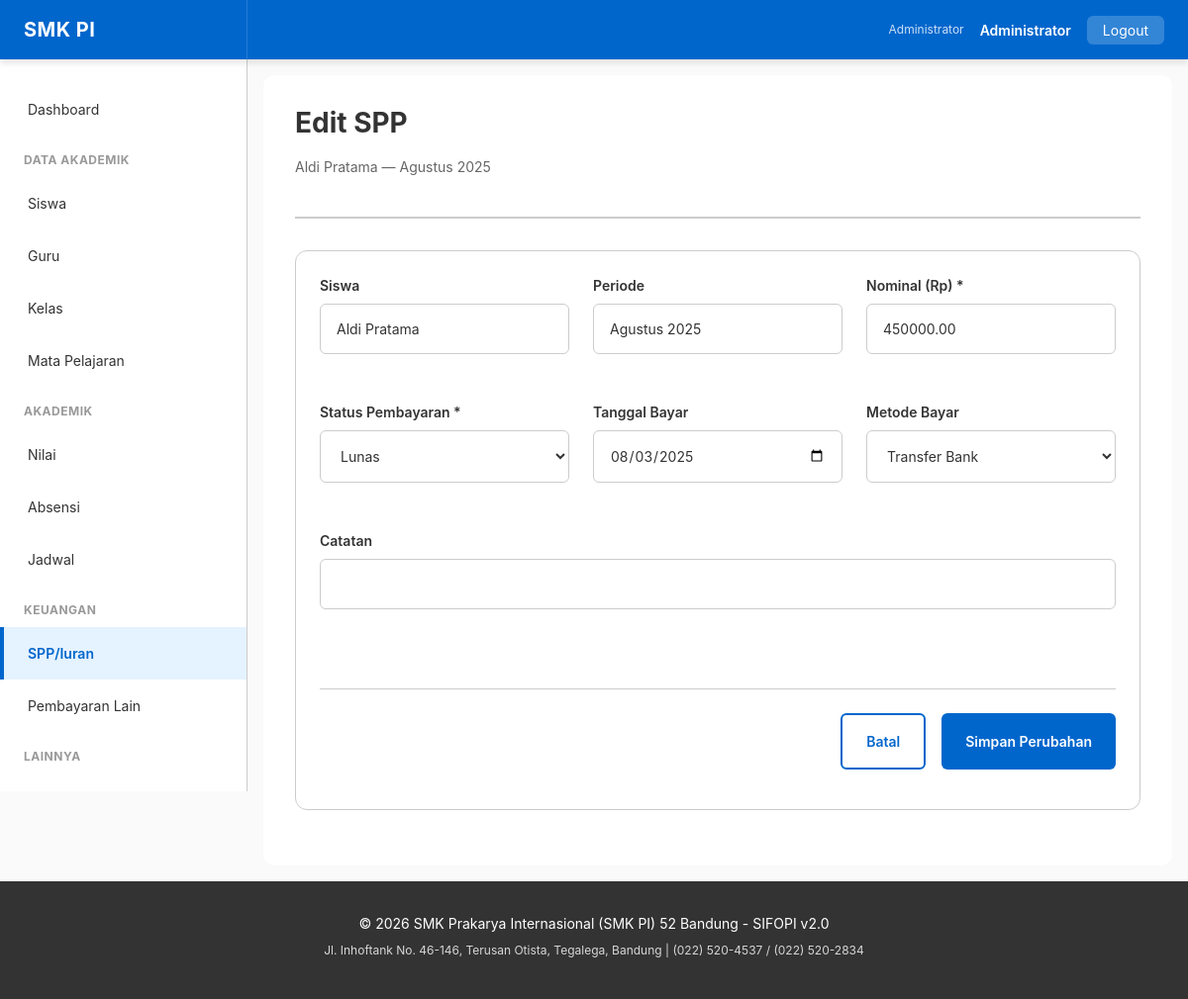
Page /iuran/edit?id=2 (signed in) on the committed database.
### tables this page shows
CREATE TABLE siswa (
    id INT PRIMARY KEY AUTO_INCREMENT,
    user_id INT,
    no_induk VARCHAR(20) NOT NULL UNIQUE,
    nama VARCHAR(100) NOT NULL,
    tgl_lahir DATE,
    jenis_kelamin ENUM('LAKI-LAKI', 'PEREMPUAN'),
    agama VARCHAR(20),
    alamat TEXT,
    no_telepon VARCHAR(20),
    email VARCHAR(100) UNIQUE,
    status ENUM('AKTIF', 'LULUS', 'KELUAR', 'SUSPENDED') DEFAULT 'AKTIF',
    kelas_id INT,
    tahun_ajaran_id INT,
    tanggal_masuk DATE,
    nama_ayah VARCHAR(100),
    nama_ibu VARCHAR(100),
    pekerjaan_ayah VARCHAR(100),
    pekerjaan_ibu VARCHAR(100),
    no_telepon_wali VARCHAR(20),
    nama_wali VARCHAR(100),
    alamat_wali TEXT,
    pekerjaan_wali VARCHAR(100),
    golongan_darah VARCHAR(3),
    anak_ke INT,
    status_anak VARCHAR(20),
    nama_sekolah_asal VARCHAR(100),
    alamat_sekolah_asal TEXT,
    foto VARCHAR(255),
    is_active BOOLEAN DEFAULT true,
    created_at DATETIME DEFAULT CURRENT_TIMESTAMP,
    updated_at DATETIME DEFAULT CURRENT_TIMESTAMP ON UPDATE CURRENT_TIMESTAMP,
    FOREIGN KEY (user_id) REFERENCES user(id) ON DELETE SET NULL,
    FOREIGN KEY (kelas_id) REFERENCES kelas(id),
    FOREIGN KEY (tahun_ajaran_id) REFERENCES tahun_ajaran(id),
    UNIQUE KEY unique_no_induk (no_induk),
    INDEX idx_nama (nama),
    INDEX idx_kelas (kelas_id),
    INDEX idx_status (status),
    INDEX idx_active (is_active)
);

CREATE TABLE spp (
    id INT PRIMARY KEY AUTO_INCREMENT,
    siswa_id INT NOT NULL,
    bulan INT NOT NULL,
    tahun INT NOT NULL,
    nominal DECIMAL(10,2) NOT NULL,
    status ENUM('BELUM_LUNAS', 'LUNAS', 'CICIL') DEFAULT 'BELUM_LUNAS',
    tanggal_bayar DATE,
    metode_bayar VARCHAR(50),
    catatan TEXT,
    created_at DATETIME DEFAULT CURRENT_TIMESTAMP,
    updated_at DATETIME DEFAULT CURRENT_TIMESTAMP ON UPDATE CURRENT_TIMESTAMP,
    FOREIGN KEY (siswa_id) REFERENCES siswa(id) ON DELETE CASCADE,
    UNIQUE KEY unique_spp (siswa_id, bulan, tahun),
    INDEX idx_siswa (siswa_id),
    INDEX idx_status (status),
    INDEX idx_tanggal (tanggal_bayar)
);

### public/index.php (called while the page is built, shortened)
<?php
$configPath = dirname(__DIR__) . '/config';
require_once $configPath . '/database.php';
require_once $configPath . '/helpers.php';
class Router {
    private function render(string $viewPath, array $vars = []): void {
        extract($vars);
        $contentFile = dirname(__DIR__) . '/views/' . $viewPath . '.php';
        include $contentFile;
        include dirname(__DIR__) . '/views/layout/base.php';
    }
    private function db(): Database { return Database::getInstance(); }
    private function id(): int { return (int)($_GET['id'] ?? 0); }
    private function iuranEditForm(): void {
        $spp        = $this->db()->find('spp', $this->id());
        $siswa_list = $this->db()->all('siswa', "status = 'AKTIF' ORDER BY nama");
        $this->render('iuran/edit', compact('spp', 'siswa_list'));
    }
}
(new Router())->route();

### config/database.php (called while the page is built, shortened)
<?php
class Database {
    private static $instance = null;
    private $pdo;
    public static function getInstance(): self {
        if (self::$instance === null) {
            self::$instance = new self();
        }
        return self::$instance;
    }
    private function connect(): void {
        try {
            $host = $_ENV['DB_HOST'] ?? 'localhost';
            $port = $_ENV['DB_PORT'] ?? 3306;
            $dbname = $_ENV['DB_NAME'] ?? 'atol_akademik_smk_pi';
            $user = $_ENV['DB_USER'] ?? 'root';
            $password = $_ENV['DB_PASSWORD'] ?? '';
            $dsn = "mysql:host={$host};port={$port};dbname={$dbname};charset=utf8mb4";
            $this->pdo = new PDO(
                $dsn,
                $user,
                $password,
                [
                    PDO::ATTR_ERRMODE => PDO::ERRMODE_EXCEPTION,
                    PDO::ATTR_DEFAULT_FETCH_MODE => PDO::FETCH_ASSOC,
                    PDO::ATTR_EMULATE_PREPARES => false,
                ]
            );
        } catch (PDOException $e) {
            die('Database connection failed: ' . htmlspecialchars($e->getMessage()));
        }
    }
    public function query(string $sql, array $params = []): PDOStatement {
        try {
            $stmt = $this->pdo->prepare($sql);
            $stmt->execute($params);
            return $stmt;
        } catch (PDOException $e) {
            $this->lastError = $e->getMessage();
            if ($_ENV['APP_DEBUG'] ?? false) {
                error_log('SQL Error: ' . $e->getMessage() . "\nSQL: " . $sql);
            }
            throw new Exception('Database query failed. Please try again.');
        }
    }
    public function find(string $table, int $id, string $idColumn = 'id'): ?array {
        $sql = "SELECT * FROM {$table} WHERE {$idColumn} = ?";
        $stmt = $this->query($sql, [$id]);
        return $stmt->fetch() ?: null;
    }
    public function all(string $table, string $where = '', array $params = []): array {
        $sql = "SELECT * FROM {$table}";
        if ($where) {
            $sql .= " WHERE {$where}";
        }
        $stmt = $this->query($sql, $params);
        return $stmt->fetchAll();
    }
}

### config/helpers.php (called while the page is built, shortened)
<?php
if (function_exists('safe')) {
    return;
}
function safe(mixed $value): string {
    return htmlspecialchars((string)$value, ENT_QUOTES, 'UTF-8');
}

### views/iuran/edit.php (the view, shortened to what this page needs)
<?php $pageTitle = 'Edit SPP'; $activePage = 'iuran';
$bulanNama = [1=>'Januari',2=>'Februari',3=>'Maret',4=>'April',5=>'Mei',6=>'Juni',7=>'Juli',8=>'Agustus',9=>'September',10=>'Oktober',11=>'November',12=>'Desember'];
$siswaNow = null;
foreach ($siswa_list as $s) { if ($s['id'] == $spp['siswa_id']) { $siswaNow = $s; break; } }
?>
<div class="page-header">
    <h1 class="page-title">Edit SPP</h1>
    <p class="page-subtitle"><?= safe($siswaNow['nama'] ?? '-') ?> — <?= $bulanNama[$spp['bulan']] ?? $spp['bulan'] ?> <?= $spp['tahun'] ?></p>
</div>
<div class="card">
    <div class="card-body">
        <form method="POST" action="/iuran/edit?id=<?= $spp['id'] ?>" class="form-row">
            <div class="form-group">
                <label>Siswa</label>
                <input type="text" disabled value="<?= safe($siswaNow['nama'] ?? '-') ?>">
            </div>
            <div class="form-group">
                <label>Periode</label>
                <input type="text" disabled value="<?= $bulanNama[$spp['bulan']] ?? $spp['bulan'] ?> <?= $spp['tahun'] ?>">
            </div>
            <div class="form-group">
                <label for="nominal">Nominal (Rp) *</label>
                <input type="number" id="nominal" name="nominal" required min="0" step="1000" value="<?= safe($spp['nominal']) ?>">
            </div>
            <div class="form-group">
                <label for="status">Status Pembayaran *</label>
                <select id="status" name="status" required>
                    <?php foreach (PAYMENT_STATUS as $v => $l): ?>
                        <option value="<?= $v ?>" <?= $spp['status'] === $v ? 'selected' : '' ?>><?= $l ?></option>
                    <?php endforeach; ?>
                </select>
            </div>
            <div class="form-group">
                <label for="tanggal_bayar">Tanggal Bayar</label>
                <input type="date" id="tanggal_bayar" name="tanggal_bayar" value="<?= safe($spp['tanggal_bayar'] ?? '') ?>">
            </div>
            <div class="form-group">
                <label for="metode_bayar">Metode Bayar</label>
                <select id="metode_bayar" name="metode_bayar">
                    <?php foreach (['Tunai','Transfer Bank','QRIS','Kartu Debit'] as $m): ?>
                        <option value="<?= $m ?>" <?= ($spp['metode_bayar'] ?? '') === $m ? 'selected' : '' ?>><?= $m ?></option>
                    <?php endforeach; ?>
                </select>
            </div>
            <div class="form-group" style="grid-column:1/-1;">
                <label for="catatan">Catatan</label>
                <input type="text" id="catatan" name="catatan" value="<?= safe($spp['catatan'] ?? '') ?>">
            </div>
            <div class="form-actions" style="grid-column:1/-1;">
                <a href="/iuran" class="btn btn-outline">Batal</a>
                <button type="submit" class="btn btn-primary">Simpan Perubahan</button>
            </div>
        </form>
    </div>
</div>

### public/assets/css/theme.css (style rules this page uses)
.form-row { display: grid; grid-template-columns: repeat(auto-fit, minmax(250px, 1fr)); gap: var(--spacing-lg); }
.form-actions { display: flex; gap: var(--spacing-md); justify-content: flex-end; margin-top: var(--spacing-xl); border-top: 1px solid var(--color-border); padding-top: var(--spacing-lg); }

### public/assets/css/variables.css (style rules this page uses)
:root { --color-primary: #0066CC; --color-primary-dark: #0052A3; --color-primary-light: #E5F2FF; --color-secondary: #FF6B35; --color-secondary-dark: #E55A28; --color-secondary-light: #FFE5D5; --color-success: #00AA44; --color-success-dark: #008833; --color-success-light: #E5F5EB; --color-warning: #FFAA00; --color-warning-dark: #CC8800; --color-warning-light: #FFF5E5; --color-error: #CC0000; --color-error-dark: #AA0000; --color-error-light: #FFE5E5; --color-info: #0066CC; --color-info-light: #E5F2FF; --color-dark-text: #333333; --color-light-bg: #EEEEEE; --color-border: #CCCCCC; --color-white: #FFFFFF; --color-black: #000000; --color-gray-50: #FAFAFA; --color-gray-100: #F5F5F5; --color-gray-200: #EEEEEE; --color-gray-300: #DDDDDD; --color-gray-400: #CCCCCC; --color-gray-500: #999999; --color-gray-600: #666666; --color-gray-700: #444444; --color-gray-800: #333333; --color-gray-900: #1A1A1A; --font-family: -apple-system, BlinkMacSystemFont, 'Segoe UI', 'Roboto', 'Oxygen', 'Ubuntu', 'Cantarell', sans-serif; --font-mono: 'Courier New', 'Courier', monospace; --font-size-base: 16px; --font-size-xs: 12px; --font-size-sm: 14px; --font-size-lg: 18px; --font-size-xl: 20px; --font-size-2xl: 24px; --font-size-3xl: 28px; --font-size-4xl: 32px; --font-weight-light: 300; --font-weight-normal: 400; --font-weight-medium: 500; --font-weight-semibold: 600; --font-weight-bold: 700; --line-height-tight: 1.2; --line-height-normal: 1.5; --line-height-relaxed: 1.75; --spacing-xs: 4px; --spacing-sm: 8px; --spacing-md: 16px; --spacing-lg: 24px; --spacing-xl: 32px; --spacing-2xl: 40px; --spacing-3xl: 48px; --radius-sm: 4px; --radius-md: 6px; --radius-lg: 12px; --radius-xl: 16px; --radius-full: 9999px; --shadow-sm: 0 1px 2px rgba(0, 0, 0, 0.05); --shadow-md: 0 4px 6px rgba(0, 0, 0, 0.1); --shadow-lg: 0 10px 20px rgba(0, 0, 0, 0.15); --shadow-xl: 0 20px 40px rgba(0, 0, 0, 0.2); --transition-fast: 150ms ease-in-out; --transition-normal: 300ms ease-in-out; --transition-slow: 500ms ease-in-out; --z-dropdown: 1000; --z-modal: 2000; --z-tooltip: 3000; --breakpoint-sm: 640px; --breakpoint-md: 1024px; --breakpoint-lg: 1280px; --navbar-height: 60px; --sidebar-width: 250px; --max-container-width: 1400px; }
@media (prefers-color-scheme: light) { :root { --bg-primary: #FFFFFF; --bg-secondary: #F5F5F5; --text-primary: #333333; --text-secondary: #666666; } }

### public/assets/css/layout.css (style rules this page uses)
.page-header { margin-bottom: var(--spacing-xl); border-bottom: 2px solid var(--color-border); padding-bottom: var(--spacing-lg); }
.page-title { font-size: var(--font-size-3xl); margin-bottom: var(--spacing-md); }
.page-subtitle { color: var(--color-gray-600); font-size: var(--font-size-sm); }

### public/assets/css/components.css (style rules this page uses)
.btn { display: inline-flex; align-items: center; justify-content: center; padding: var(--spacing-md) var(--spacing-lg); border-radius: var(--radius-md); font-size: var(--font-size-sm); font-weight: var(--font-weight-semibold); cursor: pointer; transition: all var(--transition-fast); border: none; text-decoration: none; white-space: nowrap; }
.btn-primary { background: var(--color-primary); color: white; }
.btn-outline { background: transparent; border: 2px solid var(--color-primary); color: var(--color-primary); }
.form-group { margin-bottom: var(--spacing-lg); }
.form-group label { display: block; margin-bottom: var(--spacing-sm); font-weight: var(--font-weight-semibold); font-size: var(--font-size-sm); }
.form-group input, .form-group textarea, .form-group select { width: 100%; padding: var(--spacing-md); border: 1px solid var(--color-border); border-radius: var(--radius-md); font-size: var(--font-size-sm); transition: border-color var(--transition-fast); }
.card { background: white; border-radius: var(--radius-lg); border: 1px solid var(--color-border); padding: var(--spacing-lg); margin-bottom: var(--spacing-lg); transition: box-shadow var(--transition-fast); }
.card-body { margin-bottom: var(--spacing-md); }

### rows in the picture
siswa: nama "Aldi Pratama"
spp: bulan "Agustus", tahun "2025", bulan+tahun "Agustus 2025", nominal "450000.00", status "Lunas", tanggal_bayar "08/03/2025", metode_bayar "Transfer Bank"

### other values in the picture
safe($_SESSION['user']['fullname']) "Administrator"
safe(SCHOOL_NAME) "SMK Prakarya Internasional (SMK PI) 52 Bandung"
safe(SCHOOL_ADDRESS) "Jl. Inhoftank No. 46-146, Terusan Otista, Tegalega, Bandung"
safe(SCHOOL_PHONE) "(022) 520-4537 / (022) 520-2834"
